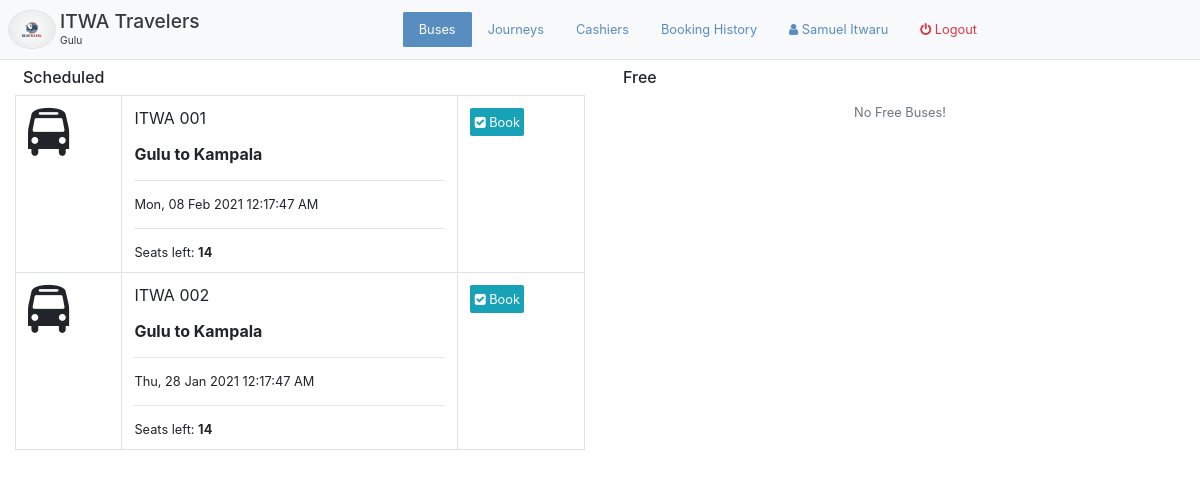
Before: /bus/ (signed in) with the older database file.
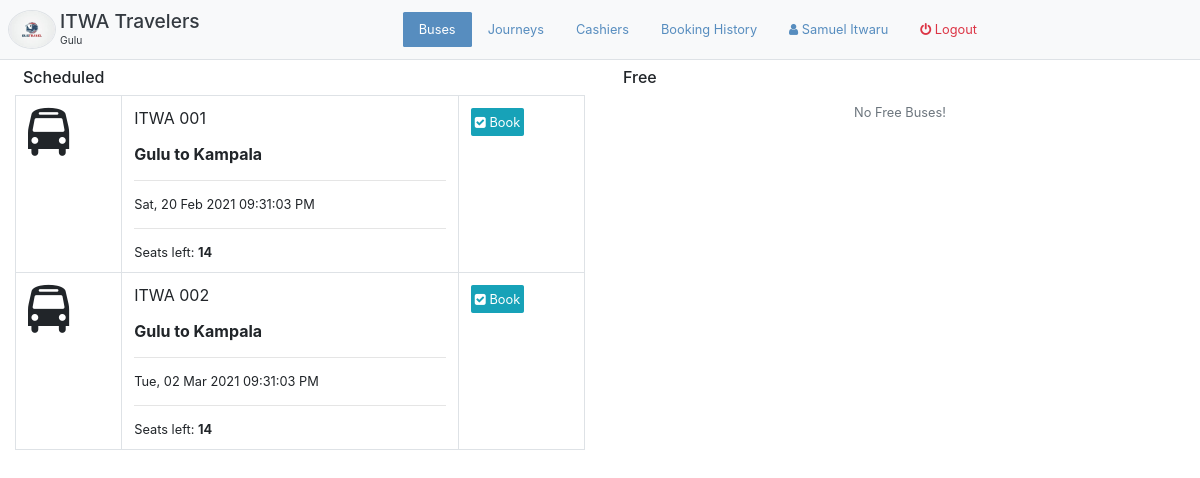
After: the same page with the newer database file.
### app/models/models.py (models this page shows, shortened)
class Bus(db.Model):
    id = db.Column(db.Integer, primary_key=True)
    number = db.Column(db.String(16))
    columns = db.Column(db.Integer)
    rows = db.Column(db.Integer)
    broadcast = db.Column(db.Boolean)
    departure_time = db.Column(db.DateTime)
    schedule_cancelled_reason = db.Column(db.String(1024))
    booking_deadline = db.Column(db.DateTime)
    free_bus_time = db.Column(db.DateTime)
    branch_id = db.Column(db.Integer, db.ForeignKey("branch.id"))
    company_id = db.Column(db.Integer, db.ForeignKey("company.id"))
    status_id = db.Column(db.Integer, db.ForeignKey("status.id"))
    journey_id = db.Column(db.Integer, db.ForeignKey("journey.id"))
    grids = db.relationship("Grid", backref="bus", cascade="delete", lazy="dynamic")
    bookings = db.relationship("Booking", backref="bus")
    payments = db.relationship("Payment", backref="bus")
    def unbooked_seats(self):
        return list(filter(lambda grid:(grid.grid_type==1 and grid.booking_id==None), self.grids))

class Journey(db.Model):
    id = db.Column(db.Integer, primary_key=True)
    from_ = db.Column(db.String(64))
    to = db.Column(db.String(64))
    distance = db.Column(db.Float)
    duration = db.Column(db.Float)
    branch_id = db.Column(db.Integer, db.ForeignKey("branch.id"))
    buses = db.relationship("Bus", backref="journey")
    pickups = db.relationship("Pickup", backref="journey")
    pricings = db.relationship("Pricing", backref="journey")
    payments = db.relationship("Payment", backref="journey")
    def __str__(self):
        return f"{self.from_} to {self.to}"

### app/WEB/views/bus.py (the view)
@bus_bp.route("/", methods=["GET"])
@login_required
@check_branch_journeys
def get_buses():
	branch = get_current_branch()
	company = branch.company
	free_buses = Bus.query.filter_by(company_id=company.id, branch_id=None)
	scheduled_buses = Bus.query.filter_by(branch_id=branch.id)
	return render_template("bus/buses.html", free_buses=free_buses, scheduled_buses=scheduled_buses)

### app/WEB/context_processors.py (called while the page is built)
@app.context_processor
def application():
	return  {
		"HOST": app.config.get("HOST_ADDRESS")
	}

@app.context_processor
def company():
	context = dict()
	if current_user.is_authenticated:
		context["profile"] = current_user.profile
		branch = current_user.profile.branch
		if branch:
			context["branch"] = branch
			context["company"] = branch.company
	return context

### app/WEB/guards.py (called while the page is built)
def check_branch_journeys(func):
	@wraps(func)
	def wrapper(*args, **kwargs):
		branch = get_current_branch()
		if branch:
			journeys = branch.journeys
			if len(journeys):
				for journey in journeys:
					if len(journey.pickups) and len(journey.pricings):
						return func(*args, **kwargs)
					else:
						flash(f"The journey {journey} has not been setup properly.", "warning")
						return func(*args, **kwargs)
			else:
				flash("Setup atleast one journey.", "warning")
				return func(*args, **kwargs)
		else:
			return func(*args, **kwargs)
	return wrapper

### app/WEB/template_filters.py (called while the page is built)
def datetimeformat(value, format='%d/%m/%Y %H:%M'):
	if isinstance(value, datetime):
		return value.strftime(format)

### app/models/models.py (called while the page is built)
    def __str__(self):
        return self.name

    def __str__(self):
        return self.name

### app/templates/bus/buses.html
{% extends 'index/manager-base.html' %}
{% block buses_active %}active{% endblock %}
{% block content %}
	<div class="container-fluid p-0">
		<div class="row m-0">
			<div class="col-md-6">
				<h5 class="p-2 m-0">Scheduled</h5>
			    <table class="table table-responsive-sm border">
			        <tbody>
			            {% for bus in scheduled_buses %}
			                <tr>
			                    <td>
			                    	<span class="fa fa-bus fa-3x"></span>
			                    </td>
			                    <td class="border m-auto">
			                        <p>{{bus.number}}</p>
			                        <strong>{{bus.journey}}</strong>
			                        <hr>
			                        <small>{{bus.departure_time|datetimeformat('%a, %d %b %Y %r')}}</small>
			                        <hr>
                    				<small>Seats left: <strong>{{bus.unbooked_seats()|length}}</strong></small>
			                    </td>
			                    <td>
			                    	<a href="{{ url_for('bus.get_bus', bus_id=bus.id) }}" class='btn btn-info'><span class="fa fa-check-square"></span> Book</a>
			                    </td>
			                </tr>
			            {% else %}
			                <div class="container" align="center">
			                    <p class="display-5 text-muted p-2">No Scheduled Buses!</p>
			                </div>
			            {% endfor %}
			        </tbody>
			    </table>
			</div>
			<div class="col-md-6">
				<h5 class="p-2 m-0">Free</h5>
				<table class="table table-responsive-sm border">
			        <tbody>
			            {% for bus in free_buses %}
			                <tr>
			                    <td>
			                    	<span class="fa fa-bus fa-3x"></span>
			                    </td>
			                    <td class="border m-auto">
			                        <p>{{bus.number}}</p>
                    				<small>Seats: <strong>{{bus.seats()|length}}</strong></small>
			                    </td>
			                    <td><a href="{{ url_for('bus.update_bus_schedule', bus_id=bus.id) }}" class='btn btn-warning'><span class="fa fa-clock-o"></span> Schedule</a></td>
			                </tr>
			            {% else %}
			                <div class="container" align="center">
			                    <p class="display-5 text-muted p-2">No Free Buses!</p>
			                </div>
			            {% endfor %}
			        </tbody>
			    </table>
			</div>
		</div>
	</div>
{% endblock %}

Changed rows visible on the page:
changed Bus "ITWA 001": departure_time "Mon, 08 Feb 2021 12:17:47 AM" → "Sat, 20 Feb 2021 09:31:03 PM"
changed Bus "ITWA 002": departure_time "Thu, 28 Jan 2021 12:17:47 AM" → "Tue, 02 Mar 2021 09:31:03 PM"
